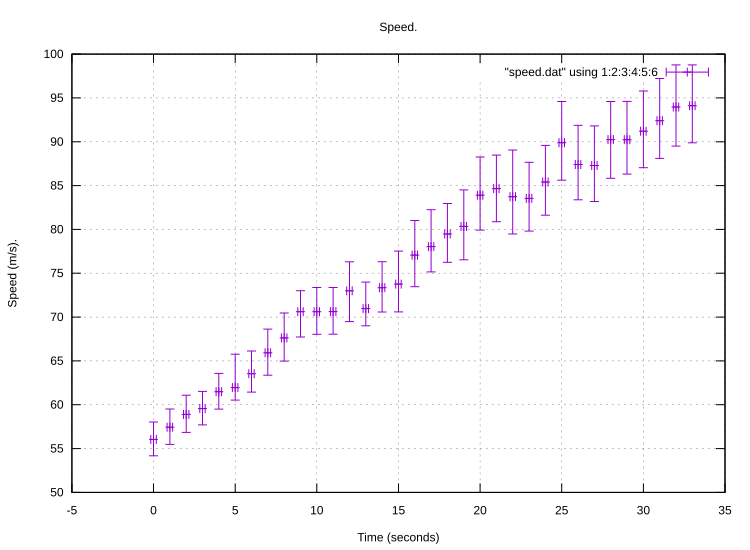

Here is the gnuplot script that generated this plot:
# set logscale x
set grid
set title "Speed."
set xlabel "Time (seconds)"
set xtics
#set format x ""

# set logscale y
set ylabel "Speed (m/s)."
# set yrange [8:35]
# set ytics 8,35,3
# set logscale y2
# set y2label "Bytes"
# set y2range [1:1e9]
# set y2tics

set pointsize 1
set datafile separator whitespace#"	"
set datafile missing "NaN"

# Curve fit
#cost(x) = a + (b / (x/1024))
#fit cost(x) "{file_name}.dat" using 1:2 via a,b

set terminal svg size 750,550           # choose the file format

set output "speed.svg"   # choose the output device
#set key title "Window Length"
#  lw 2 pointsize 2

plot "speed.dat" using 1:2:3:4:5:6 w xyerrorbars # ( x, y, xlow, xhigh, ylow, yhigh )
reset
